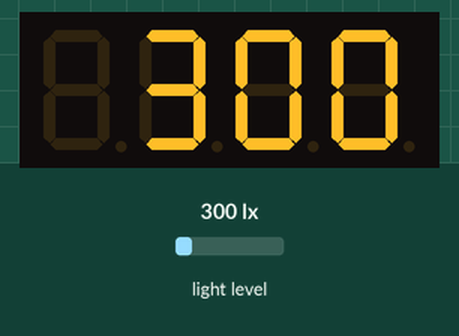
Bench run of a sketch on a simulated Arduino Uno, built with avr-gcc and run on an emulated ATmega328P. Shown: 4-digit seven-segment display. The inputs (shaded band) are chosen by the test bench; at power-on: light level 300 lx.

Above: at 1.2 s.
1.3 s: light level set to 40 lx
At 1.7 s:
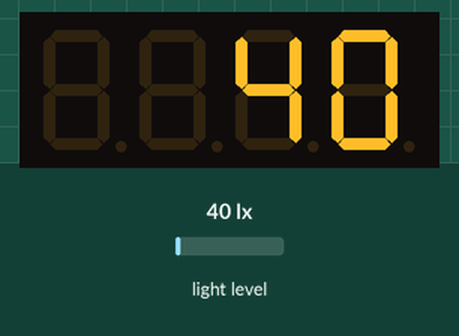
2.8 s: light level set to 500 lx
At 3.2 s:
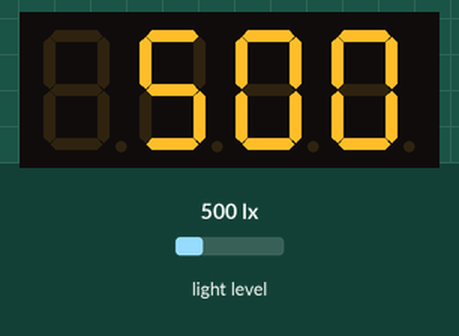
4.3 s: light level set to 1000 lx
At 5.7 s:
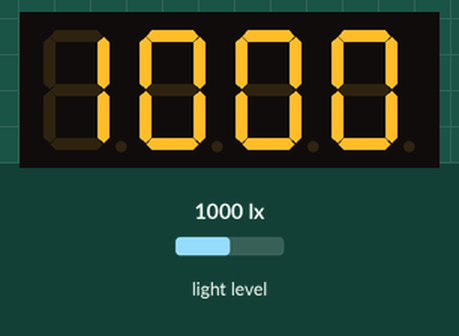
Timing chart, 0 to 7.3 s (numbered marks = the images above; inputs shaded):
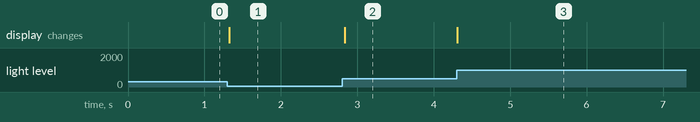

Measured:
- after the input at 1.3 s, the display: changes at once (image 1)
- after the input at 2.8 s, the display: changes at once (image 2)
- after the input at 4.3 s, the display: changes at once (image 3)

The sketch:

LightSensorTest.ino
```cpp
/**
 * reads from the light sensor that has been attached to port 7
 * and writes the light sensor result to the 7 segment display that has been attached to port 3
 */
#include "MeShield.h"

MeLightSensor lightSensor(PORT_7);
Me7SegmentDisplay disp(PORT_3);
int value = 0;      // a variable for the light sensor's value

void setup() {
}

void loop() {
  // read the light sensor value:
  value = lightSensor.read();

  // writes the light sensor value to the 7 segment display
  disp.display(value);
  // wait 100 milliseconds before the next loop
  delay(35);
}
```
